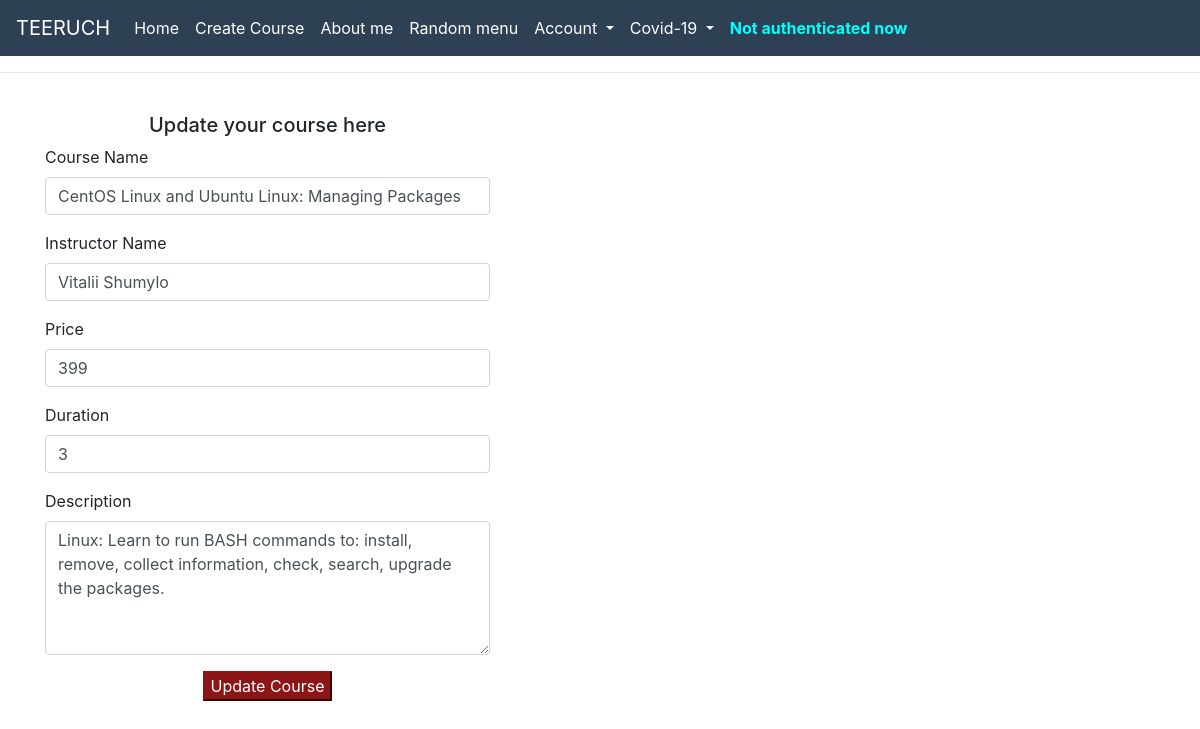
Page /update/5 on the committed database.
### models.py (models this page shows)
class Course(db.Model) :
    id = db.Column(db.Integer, primary_key=True)
    title = db.Column(db.String(120), nullable=False)
    description = db.Column(db.Text, nullable=False)
    price = db.Column(db.Integer, nullable=False)
    duration = db.Column(db.Integer, nullable=False)
    instructor = db.Column(db.String(80), nullable=False)
    date_created = db.Column(db.DateTime(), default=datetime.utcnow)

### app.py (the view, shortened to what this page needs)
@app.route('/update/<int:id>', methods=["GET", "POST"])
def update(id):
    data = Course.query.get(id)
    return render_template("update.html", data=data)

### templates/update.html (shortened to what this page needs)
{% extends 'base.html' %}
{% block content %}
    <br>
    <div class="container" style="text-items: center;">
        {% if data %}
        <div class="row">
            <div class="col-lg-5">
                <form action="/update/{{data.id}}" method="POST">
                    <div>
                        <h5 style="text-align: center;">Update your course here</h5>
                    </div>
                    <div class="form-group">
                        <label>Course Name</label>
                        <input type="text" class="form-control" name="title" value="{{data.title}}">
                    </div>
                    <div class="form-group">
                        <label>Instructor Name</label>
                        <input type="text" class="form-control" name="instructor" value="{{data.instructor}}">
                    </div>
                    <div class="form-group">
                        <label>Price</label>
                        <input type="text" class="form-control" name="price" value="{{data.price}}">
                    </div>
                    <div class="form-group">
                        <label>Duration</label>
                        <input type="text" class="form-control" name="duration" value="{{data.duration}}">
                    </div>
                    <div class="form-group">
                        <label>Description</label>
                        <textarea class="form-control" rows="5" name="description">{{data.description}}</textarea>
                    </div>
                    <div style="text-align: center;">
                        <button type="submit" class="btn-primary">Update Course</button>
                    </div>
                </form>
            </div>
        </div>
        {% endif %}
    </div>
{% endblock content %}

### static/css/about.css (style rules this page uses)
body { background: -webkit-linear-gradient(left, #ffffff, #ffffff); }

### templates/base.html (style rules this page uses)
.btn-primary, .btn-primary:hover, .btn-primary:active, .btn-primary:visited { background-color: #8c1515 !important; border-color: #8c1515; }

### rows in the picture
Course: title "CentOS Linux and Ubuntu Linux: Managing Packages", instructor "Vitalii Shumylo", price "399", duration "3", description "Linux: Learn to run BASH commands to: install, remove, collect information, check, search, upgrade the packages."
